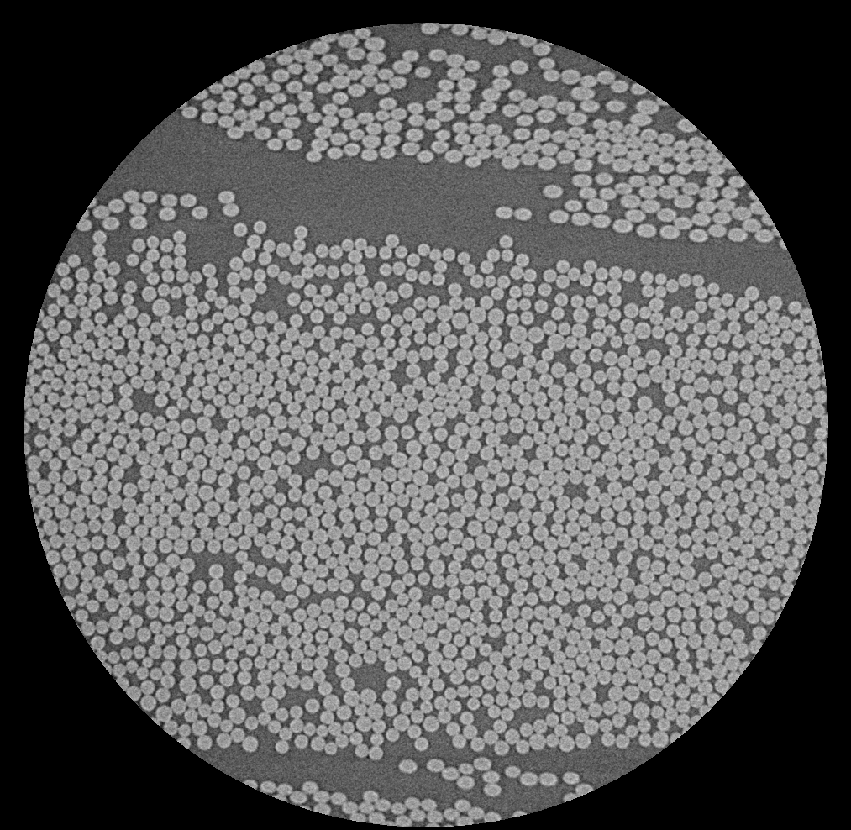
#> input picture week_1/week_1_data/fibres_xcth.png, 851 x 830 px, shrunk from 1013 x 988 before the run
$ jupyter execute --allow-errors introduction.ipynb
#> lines starting #> are read from the running program, lines starting #| are printed output that depends on the picture; after the words box and inside, x2 and y2 are one past the last pixel; in counts of white or black regions, pixels touching at a corner belong together
# Advanced Image Analysis
## Week 1

[cell 1]
from IPython.core.display import display, HTML
display(HTML("<style>.container { width:100% !important; }</style>"))

[cell 2]
from scipy import ndimage
from scipy import signal
import numpy as np
from matplotlib import pyplot as plt
from PIL import Image
import pandas as pd

## Image convolution

[cell 3]
def show_image(image):
    plt.figure(figsize=(7, 7))
    plt.imshow(image)

[cell 4]
def create_1d_gaussian_kernel(t):
    return signal.gaussian(np.ceil(2 * 3 * t ** 0.5 + 1), std=t ** 0.5)

[cell 5]
def convolve_with_1d_kernel(image, t, kernel=None):
    if not kernel:
        kernel = create_1d_gaussian_kernel(t)
    convolved_first = ndimage.convolve(image, [kernel], mode='nearest', cval=0.0)
    convolved_second = ndimage.convolve(convolved_first.T, [kernel], mode='nearest', cval=0.0).T
    return convolved_second

[cell 6]
def convolve_with_2d_kernel(image, t):
    filtered = ndimage.gaussian_filter(image, sigma=t ** 0.5)
    return filtered

[cell 7]
image = plt.imread('./week_1_data/fibres_xcth.png')
#> image is the input picture: shape (830, 851) float32; min 0, max 0.861, mean 0.367

### Separability

[cell 8]
convolved_with_1d_kernel = convolve_with_1d_kernel(image, 3)
#> in convolve_with_1d_kernel, `convolved_first = ndimage.convolve(image, [kernel], mode='nearest', cv..`:
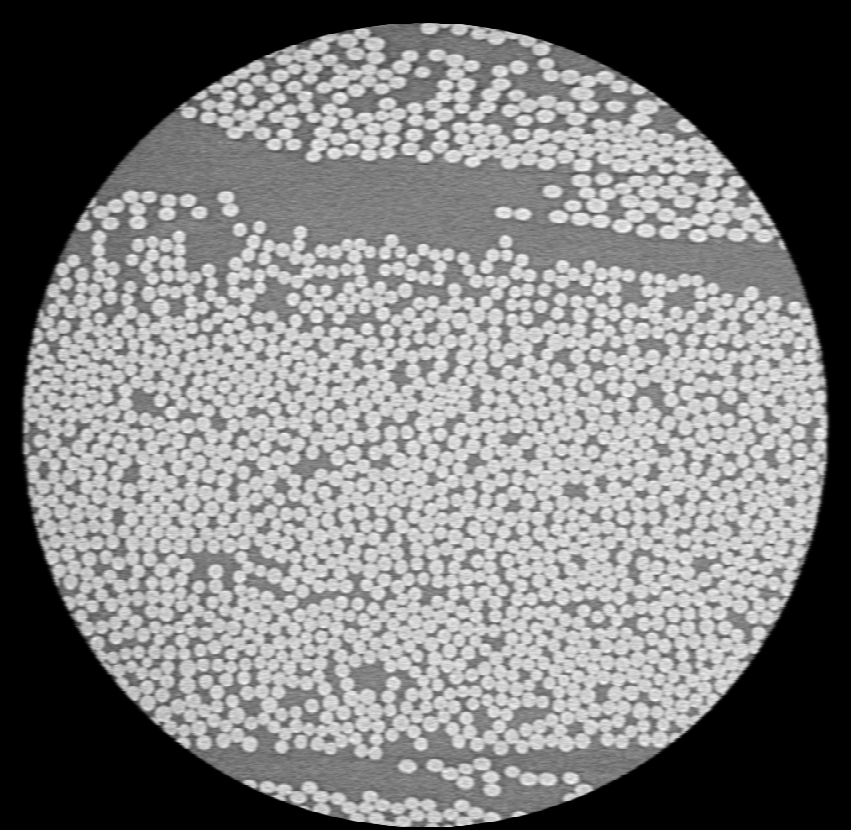
#> convolved_first: shape (830, 851) float32; min 0, max 3.3, mean 1.59; drawn with min black and max white
#> in convolve_with_1d_kernel, `convolved_second = ndimage.convolve(convolved_first.T, [kernel], mode=..`:
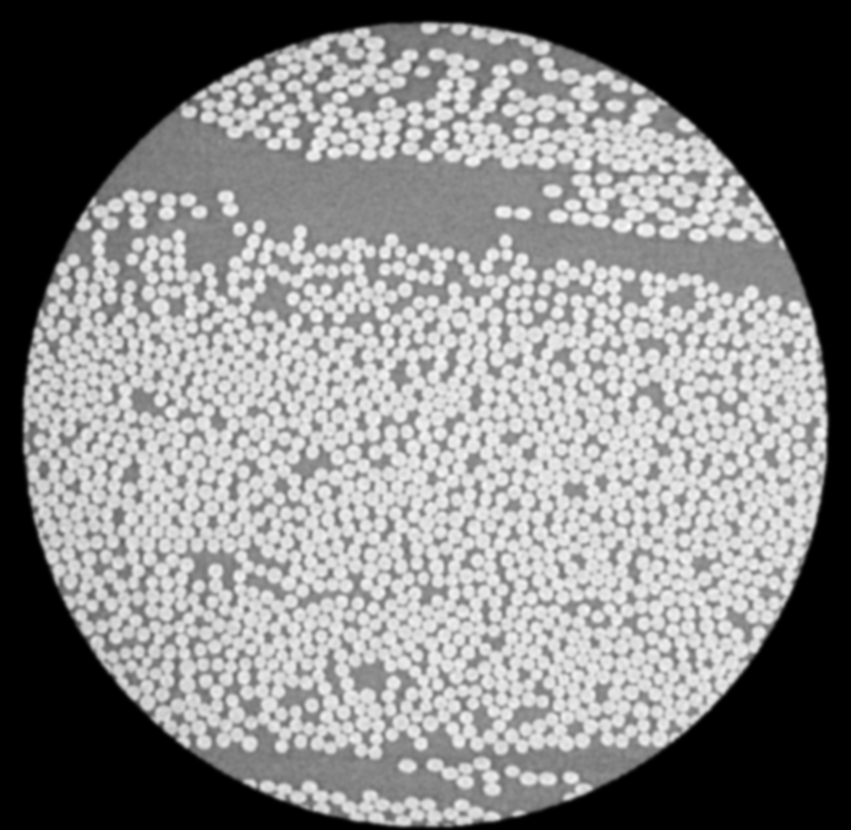
#> convolved_second: shape (830, 851) float32; min 0, max 13.34, mean 6.9; drawn with min black and max white
show_image(convolved_with_1d_kernel)

[cell 9]
convolved_with_2d_kernel = convolve_with_2d_kernel(image, 3)
show_image(convolved_with_2d_kernel)

### Derivatives

[cell 10]
derivative = np.diff(convolved_with_1d_kernel)
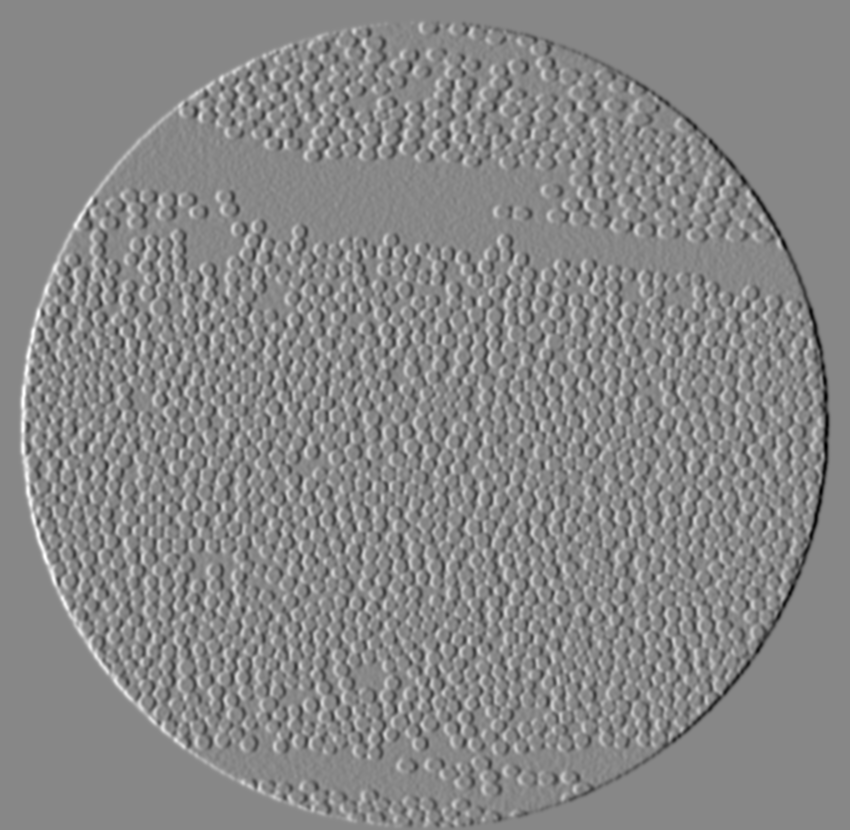
#> derivative: shape (830, 850) float32; min -2.95, max 2.59, mean 1.87e-09; drawn with min black and max white
show_image(derivative)

[cell 11]
kernel = create_1d_gaussian_kernel(3)
#> (the rest of this cell did not finish here and is left out)

show_image(convoluted)

#> (a cell that did not finish here is left out)

#> (a cell that did not finish here is left out)

#> (a cell that did not finish here is left out)

#> (a cell that did not finish here is left out)

#> (a cell that did not finish here is left out)

#> (a cell that did not finish here is left out)

#> (a cell that did not finish here is left out)

[cell 19]
image = Image.open('/Users/paweldarulewski/Documents/DTU/1_sem/02506 Advanced Image Analysis/1_week/week_1_data/fuel_cell_1.tif')
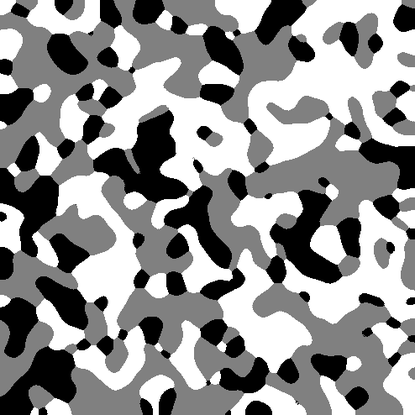
#> input picture week_1/week_1_data/fuel_cell_1.tif, 415 x 415 px, shrunk from 494 x 494 before the run, found by its file name
#> image is the input picture: PIL image 415x415 L; min 0, max 255, mean 144.8
image = np.array(image)

[cell 20]
a = [[1, 2, 3], [4, 5, 6], [7, 8, 9]]
a

[cell 21]
np.pad(a, ((1, 0), (0, 0)), 'edge')

[cell 22]
np.pad(a, ((0, 1), (0, 0)), 'edge')

[cell 23]
pad_right = np.pad(image, ((0, 0), (0, 1)), 'edge')
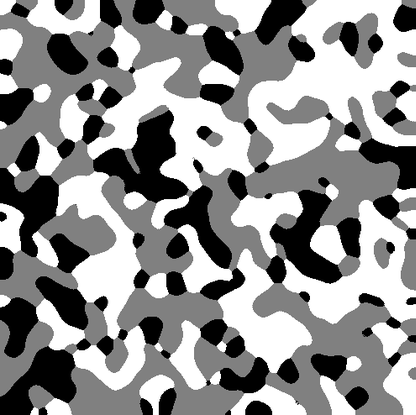
#> pad_right: shape (415, 416); min 0, max 255, mean 144.8
pad_left = np.pad(image, ((0, 0), (1, 0)), 'edge')
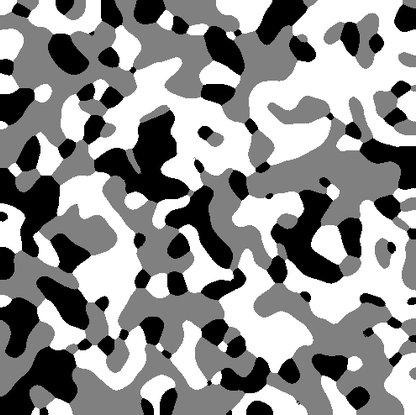
#> pad_left: shape (415, 416); min 0, max 255, mean 144.7
pad_top = np.pad(image, ((1, 0), (0, 0)), 'edge')
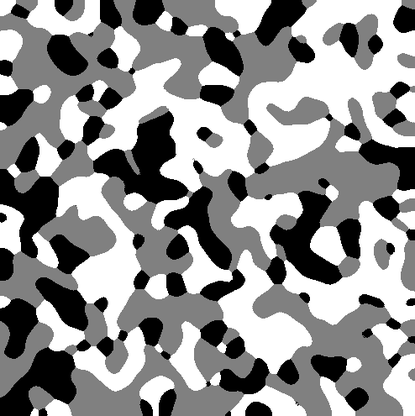
#> pad_top: shape (416, 415); min 0, max 255, mean 144.8
pad_bottom = np.pad(image, ((0, 1), (0, 0)), 'edge')

#> (a cell that did not finish here is left out)

#> (a cell that did not finish here is left out)

[cell 26]
horizontal = (pad_right != pad_left)
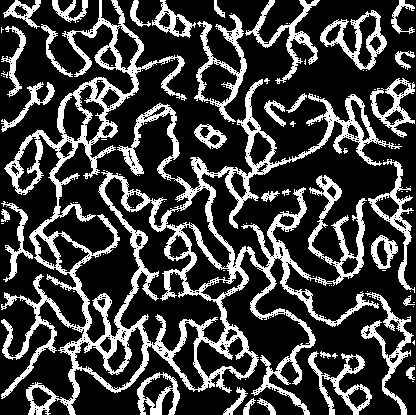
#> horizontal: shape (415, 416) bool; 25.4% white; 108 white regions (75 under 20 px), largest, box (x1, y1, x2, y2) and area: (1, 0, 402, 415) 28939, (194, 14, 247, 122) 1450, (361, 292, 414, 415) 1273
vertical = (pad_top != pad_bottom)
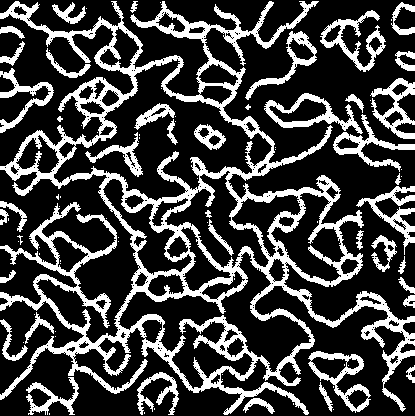
#> vertical: shape (416, 415) bool; 26% white; 89 white regions (49 under 20 px), largest, box (x1, y1, x2, y2) and area: (0, 1, 415, 415) 30519, (320, 10, 386, 72) 1116, (264, 93, 363, 134) 1096
vertical[:-1, :] + horizontal[:, :-1]

[cell 27]
sum(sum(vertical[:-1, :] + horizontal[:, :-1]))
#> Out = 53361

[cell 28]
dino = pd.read_csv('/Users/paweldarulewski/Documents/DTU/1_sem/02506 Advanced Image Analysis/1_week/week_1_data/dino_noisy.txt', sep=' ', names=['x', 'y'])
#> (reads week_1/week_1_data/dino_noisy.txt from the repository)

[cell 29]
boundries = (vertical[:-1, :] + horizontal[:, :-1]) * 1
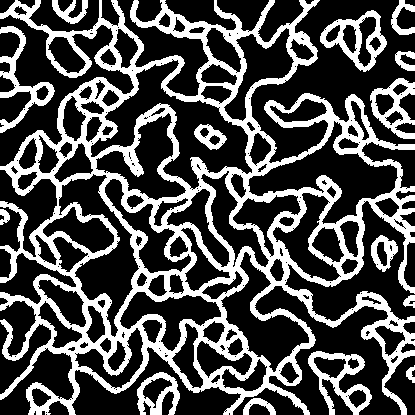
#> boundries: shape (415, 415) int64; values 0 (black) and 1 (white), 31% white; 15 white regions, largest, box (x1, y1, x2, y2) and area: (0, 0, 415, 415) 44852, (308, 351, 372, 415) 1412, (320, 10, 387, 72) 1387
plt.figure(figsize=(10, 10))
#> (this line was passed over: IPython is not available in this run)
plt.imshow(boundries)
